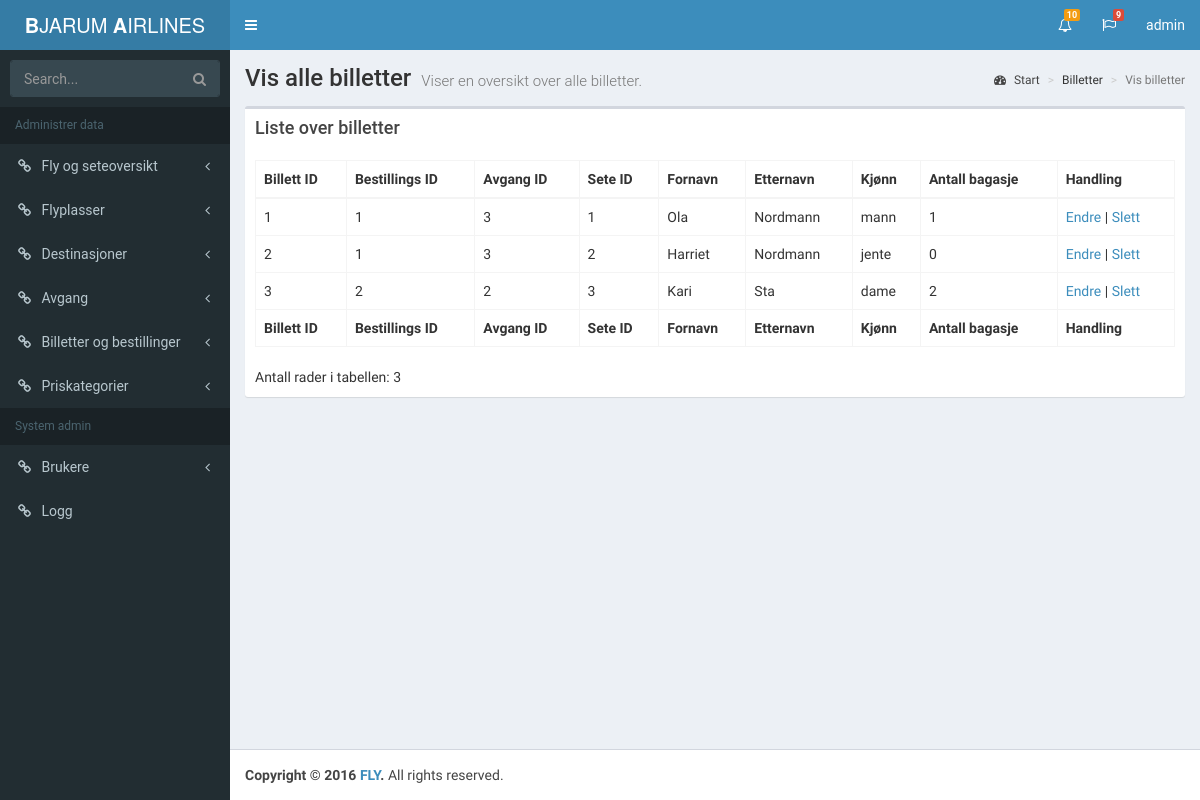
/vedlikehold/Billetter/billetter.php (signed in), run on the app's committed database.
### tables this page shows
CREATE TABLE billett
(
    billettId INT NOT NULL AUTO_INCREMENT,
    bestillingId INT NOT NULL,
    avgangId INT NOT NULL,
    seteId INT NOT NULL,
    fornavn VARCHAR(100) NOT NULL,
    etternavn VARCHAR(100) NOT NULL,
    kjonn VARCHAR (50),
    antBagasje INT NOT NULL,
    CONSTRAINT pk_billett PRIMARY KEY (billettId),
    CONSTRAINT fk_billett2 FOREIGN KEY (bestillingId) REFERENCES bestilling (bestillingId),
    CONSTRAINT fk_billett3 FOREIGN KEY (avgangId) REFERENCES avgang (avgangId),
    CONSTRAINT fk_billett4 FOREIGN KEY (seteId) REFERENCES sete (seteId)
);

### vedlikehold/php/Billett.php (the view, shortened to what this page needs)
<?php
    class Billett
{
        public function ShowAllBilletter(){
        include('../php/db.php');
        $html =  '';
        $oddOrEven = TRUE;
        $printOddOrEven = '';
        $query = $db_connection->prepare("SELECT billettId, bestillingId, avgangId, seteId, fornavn, etternavn, kjonn, antBagasje FROM billett");
        $query->execute();
        $query->bind_result($billettId, $bestillingId, $avgangId,$seteId, $fornavn, $etternavn,$kjonn,$antBagasje);
        while ($query->fetch()) {
            if($oddOrEven){
                $oddOrEven = FALSE;
                $printOddOrEven = 'even';
            }
            else {
                $oddOrEven = TRUE;
                $printOddOrEven = 'odd';
            }
            $html .= '<tr role="row" class="'.$printOddOrEven.'"><td>'.$billettId.'</td><td>'.$bestillingId.'</td><td>'.$avgangId.'</td><td>'.$seteId.'</td><td>'.$fornavn.'</td><td>'.$etternavn.'</td><td>'.$kjonn.'</td><td>'.$antBagasje.'</td><td><a href="./Billetter/billetterEdit.php?id='.$billettId.'"">Endre</a> | <a onclick="return confirm(\'Er du sikker du ønsker å kansellere denne billetten?\')" href="./Billetter/delete.php?id='.$billettId.'">Slett</a> </td></tr>';
        }
        return $html;
    }
 }

### vedlikehold/www/css/style.css (style rules this page uses)
body { margin: 0; }
article, aside, details, figcaption, figure, footer, header, hgroup, main, menu, nav, section, summary { display: block; }
h1,h2,h3,h4,p,ul,figcaption,p,input,textarea { font-family: 'Roboto', sans-serif; }

### data on the page
billett: billettId "1", bestillingId "1", avgangId "3", seteId "1", fornavn "Ola", etternavn "Nordmann", kjonn "mann", antBagasje "1"
billett: billettId "2", bestillingId "1", avgangId "3", seteId "2", fornavn "Harriet", etternavn "Nordmann", kjonn "jente", antBagasje "0"
billett: billettId "3", bestillingId "2", avgangId "2", seteId "3", fornavn "Kari", etternavn "Sta", kjonn "dame", antBagasje "2"

### other printed values
$rader->AntallRader('billett') "Antall rader i tabellen: 3"
